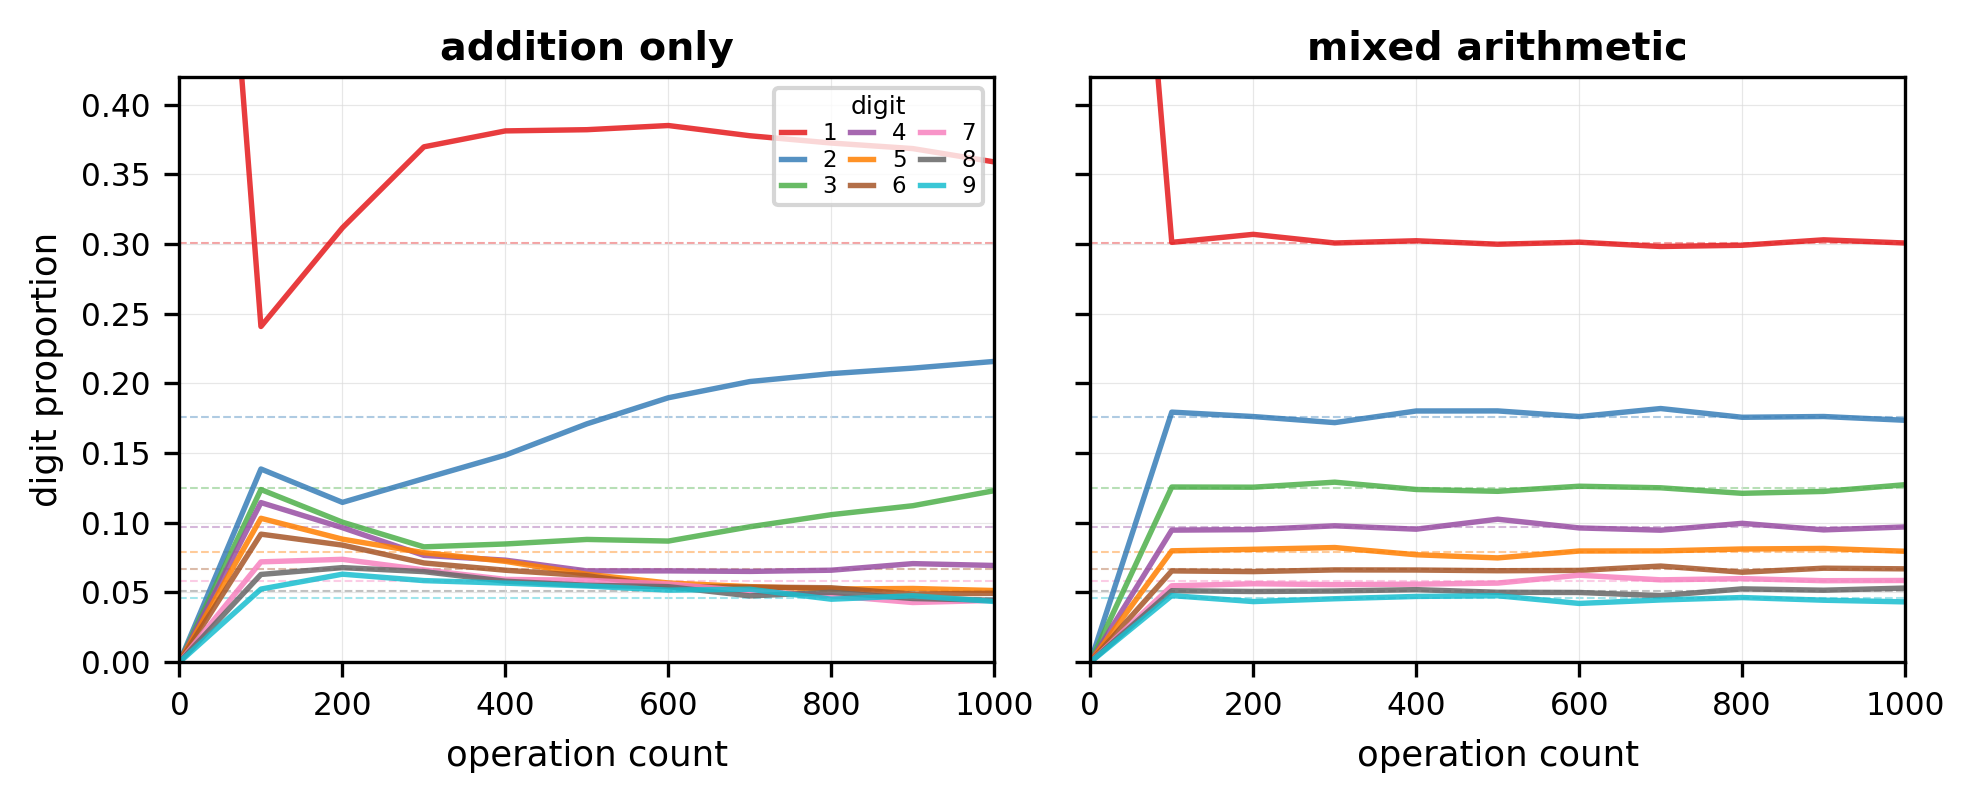

Reproduce this figure in Python.
"""
Figure 1 for PNAS paper: two-panel contrast of digit-proportion
convergence under pure addition vs. mixed arithmetic (BS(1,2)).

Run: sage -python fig_mixing.py
"""

import os
import sys
import numpy as np
import matplotlib
matplotlib.use('Agg')
import matplotlib.pyplot as plt
from matplotlib.ticker import MaxNLocator

HERE = os.path.dirname(os.path.abspath(__file__))
PARENT = os.path.join(HERE, '..')
sys.path.insert(0, PARENT)

from common import load_checkpoints, project_to_digit_hist

# --- Benford targets ---
BENFORD = np.array([np.log10(1 + 1/d) for d in range(1, 10)])

# --- Color palette: 9 distinguishable colors, colorblind-safe ---
# Using a curated set that works in both color and grayscale ordering
COLORS = [
    '#e41a1c',  # d=1  red
    '#377eb8',  # d=2  blue
    '#4daf4a',  # d=3  green
    '#984ea3',  # d=4  purple
    '#ff7f00',  # d=5  orange
    '#a65628',  # d=6  brown
    '#f781bf',  # d=7  pink
    '#666666',  # d=8  gray
    '#17becf',  # d=9  cyan
]


def load_digit_proportions(name):
    """Load checkpoint data and return (steps, digit_proportions).
    digit_proportions has shape (n_checkpoints, 9)."""
    path = os.path.join(PARENT, f'data_{name}.npz')
    ckpts = load_checkpoints(path)
    steps = ckpts['step']
    digit_hist = project_to_digit_hist(ckpts['log_mantissa_hist'])
    return steps, digit_hist


def plot_panel(ax, steps, digit_hist, title, show_ylabel=True,
               max_step=1000, ylim=(0, 0.42)):
    """Plot 9 digit-proportion lines with Benford targets."""
    mask = steps <= max_step
    s = steps[mask]
    dh = digit_hist[mask]

    for d in range(9):
        ax.plot(s, dh[:, d], color=COLORS[d], linewidth=1.3,
                label=f'{d+1}', alpha=0.85, zorder=2)

    # Benford targets as thin dashed lines
    for d in range(9):
        ax.axhline(BENFORD[d], color=COLORS[d], linestyle='--',
                   linewidth=0.5, alpha=0.4, zorder=1)

    ax.set_xlim(0, max_step)
    ax.set_ylim(*ylim)
    ax.set_xlabel('operation count', fontsize=8.5)
    if show_ylabel:
        ax.set_ylabel('digit proportion', fontsize=8.5)
    ax.set_title(title, fontsize=9.5, fontweight='bold', pad=4)
    ax.tick_params(labelsize=7.5)
    ax.xaxis.set_major_locator(MaxNLocator(5))

    ax.grid(True, which='major', color='#dddddd', linewidth=0.3,
            alpha=0.7, zorder=0)
    ax.set_facecolor('white')


def main():
    steps_add, dh_add = load_digit_proportions('pure_add')
    steps_bs, dh_bs = load_digit_proportions('bs12_walk')

    # --- Figure: PNAS column width ~8.7cm, we'll do ~17cm (two-column) ---
    fig, (ax1, ax2) = plt.subplots(1, 2, figsize=(6.7, 2.8),
                                    sharey=True)
    fig.patch.set_facecolor('white')

    plot_panel(ax1, steps_add, dh_add, 'addition only',
               show_ylabel=True, max_step=1000)
    plot_panel(ax2, steps_bs, dh_bs, 'mixed arithmetic',
               show_ylabel=False, max_step=1000)

    # Digit legend: compact, top-right of left panel where there's
    # space between the d=1 line and the y-axis top
    handles, labels = ax1.get_legend_handles_labels()
    ax1.legend(handles, labels, loc='upper right', fontsize=5.5,
               frameon=True, facecolor='white', edgecolor='#cccccc',
               ncol=3, borderpad=0.3, labelspacing=0.15,
               handlelength=1.0, columnspacing=0.6,
               title='digit', title_fontsize=6)

    fig.tight_layout(w_pad=1.0)

    out = os.path.join(HERE, 'fig_mixing.png')
    fig.savefig(out, dpi=300, bbox_inches='tight', facecolor='white')
    print(f'Saved: {out}')
    plt.close(fig)


if __name__ == '__main__':
    main()
